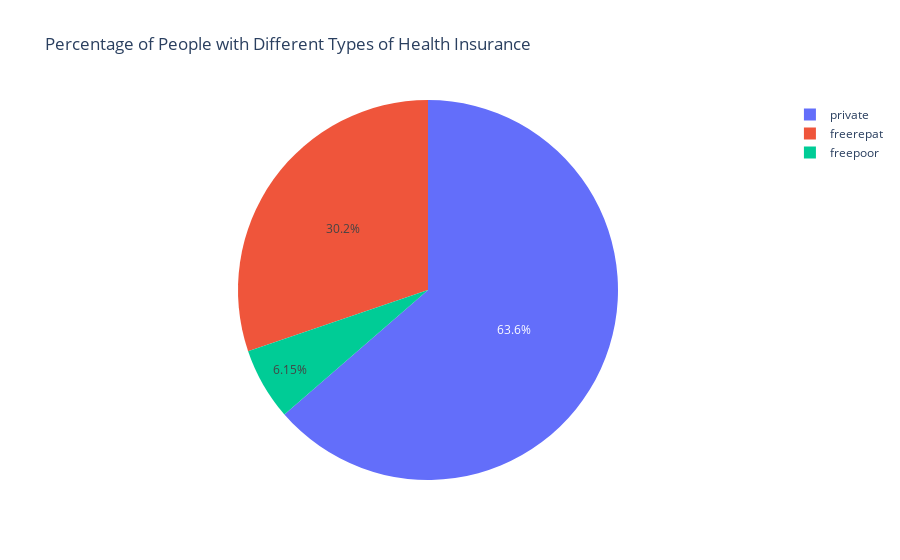

This figure's notebook cell:
### Code cell
# Calculate the percentage of people with each type of insurance
insurance_types['percentage'] = insurance_types['yes'] / len(df) * 100

# Pie plot for the percentage of people with each type of insurance
fig = px.pie(insurance_types, 
             names=insurance_types.index, 
             values='percentage', 
             title="Percentage of People with Different Types of Health Insurance")

fig.show()

### Figure 1 — Plotly figure (JSON) as saved in the notebook; plotly's stock layout.template omitted (floating-point values rounded to 4 significant figures)
{"data": [{"domain": {"x": [0, 1], "y": [0, 1]}, "hovertemplate": "index=%{label}<br>percentage=%{value}<extra></extra>", "labels": ["freepoor", "freerepat", "private"], "legendgroup": "", "name": "", "showlegend": true, "type": "pie", "values": [4.277, 21.02, 44.28]}], "layout": {"autosize": true, "legend": {"tracegroupgap": 0}, "title": {"text": "Percentage of People with Different Types of Health Insurance"}}}
